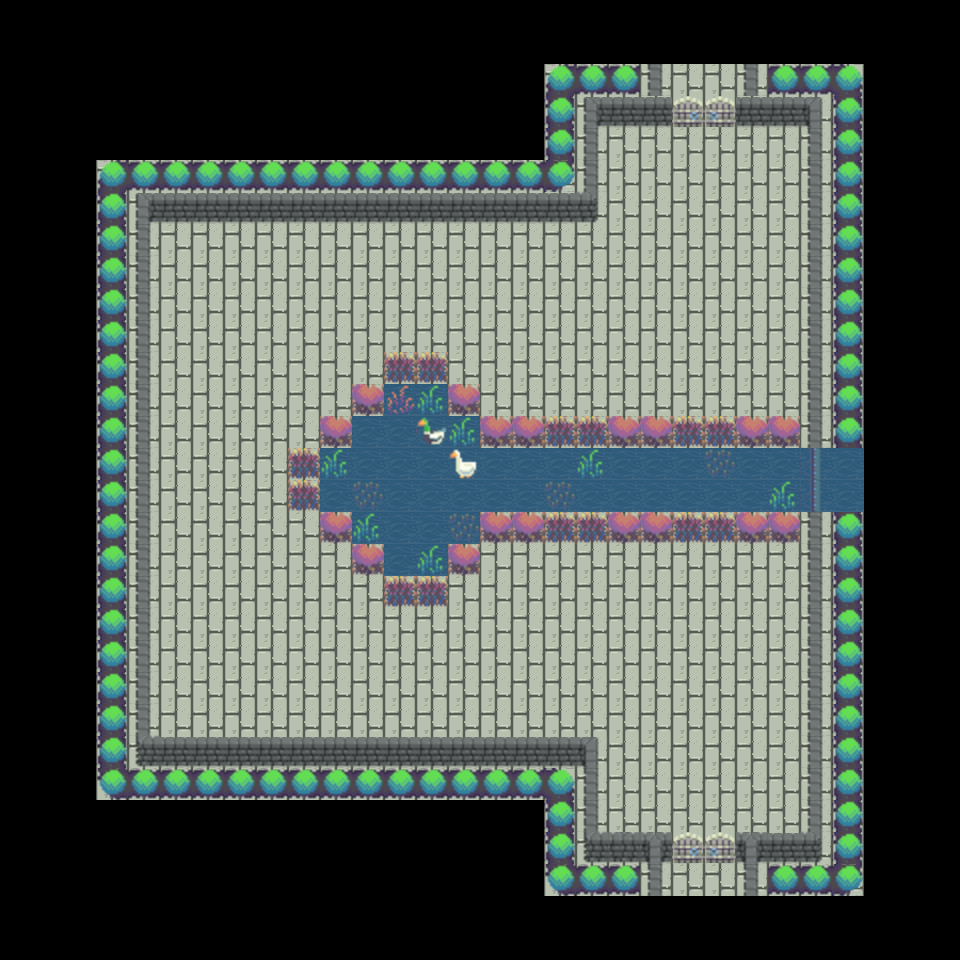

Tiled map render using the project's own tile images. Description and the map definition, with tile-layer contents summarised, below:
An orthogonal 30x30 tile map with 32x32 px tiles, 3 tile layers (Floor, Floor 2, Walls), 1 hidden layer not drawn, 3 tilesets.

<map version="1.10" tiledversion="1.10.2" orientation="orthogonal" renderorder="right-down" width="30" height="30" tilewidth="32" tileheight="32" infinite="0" nextlayerid="5" nextobjectid="1">
 <tileset firstgid="1" source="TileSets/bazaar_combined_tiles.tsx" />
 <tileset firstgid="257" source="TileSets/The_Roguelike_Assets2.tsx" />
 <tileset firstgid="2558" source="TileSets/Placeholders.tsx" />
 <layer id="1" name="Floor" width="30" height="30">
  <data>[900 cells, 540 non-empty, 1 distinct tile ids]</data>
 </layer>
 <layer id="3" name="Floor 2" width="30" height="30">
  <data>[900 cells, 164 non-empty, 8 distinct tile ids]</data>
 </layer>
 <layer id="2" name="Walls" width="30" height="30">
  <data>[900 cells, 224 non-empty, 19 distinct tile ids]</data>
 </layer>
 <layer id="4" name="Information Layer" width="30" height="30" visible="0">
  <data>[900 cells, 444 non-empty, 10 distinct tile ids]</data>
 </layer>
</map>
